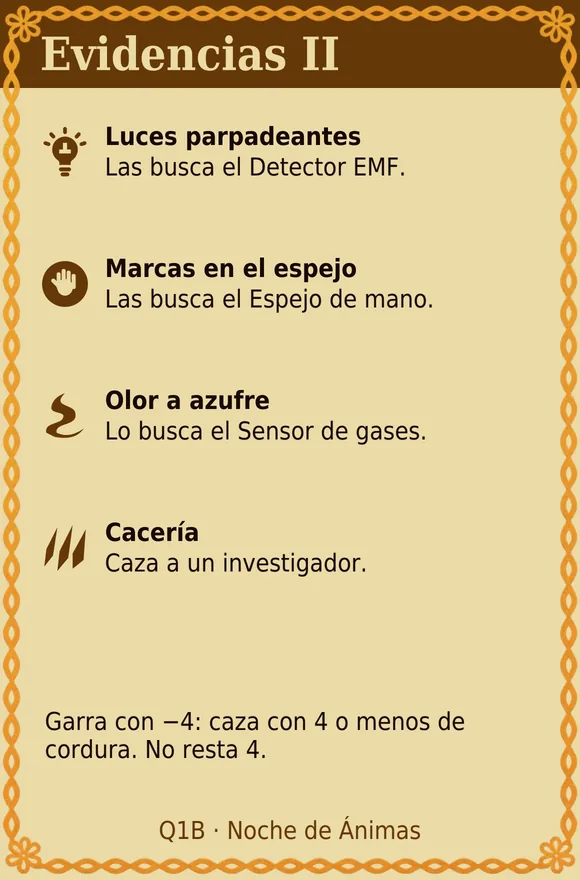
#> input picture web/miniaturas/Q1B@2x.webp, 580 x 880 px
$ python -i paleta_familia.py   (imports and definitions only)
#> lines starting #> are read from the running program, lines starting #| are printed output that depends on the picture
"""Comprueba que una ilustración respete la paleta de su familia antes de publicarla en el selector.

Mide, en la zona útil de la imagen (sin franja de título, panel de leyenda ni marco), qué
proporción de los píxeles visibles es:

  carmín  — rojo saturado (tono 345°–22°, saturación > 0,45)
  morado  — magenta y morado (270°–345°)
  frío    — verdes, petróleo y azules (70°–270°)

Los umbrales salen de medir los 21 Espantos aprobados (web/miniaturas/s01…s21) contra las
52 propuestas de Espanto del lote comparativa-01, que el autor rechazó todas. Ver
referencias/familias.md.

Uso:
  python3 .agents/skills/fabrica-cartas-animas/scripts/paleta_familia.py es_cadejo propuesta.png [más.png …]
  python3 .agents/skills/fabrica-cartas-animas/scripts/paleta_familia.py --familia espanto propuesta.png
  python3 .agents/skills/fabrica-cartas-animas/scripts/paleta_familia.py --calibrar   # vuelve a medir el canon

Devuelve código 1 si alguna imagen no pasa. Es un filtro previo: no aprueba nada.
"""
import argparse
import colorsys
import statistics
import sys
from pathlib import Path

from PIL import Image

R = Path(__file__).resolve().parents[4]

# Umbrales por familia. Solo se fijan donde el canon es homogéneo y medible.
UMBRALES = {
    # Espantos aprobados (sin s07): carmín mín. 0,29, mediana 0,75; frío máx. 0,00.
    # Propuestas rechazadas de comparativa-01: carmín mediana 0,40; frío hasta 0,59.
    # Con estos umbrales pasan los 20 aprobados y se detienen 30 de las 48 propuestas
    # rechazadas (sin Chaneque); las demás cayeron por reparto, no por color.
    "espanto": {"carmin_min": 0.28, "carmin_morado_min": 0.52, "frio_max": 0.02},
}
# Excepción documentada: s07 «Juego del monte» (Chaneque) usa selva verde y está aprobado.
EXCEPCIONES = {"es_chaneque": "El Juego del monte aprobado es verde selva; compararlo a ojo con s07."}


def _pixeles(im):
    return im.get_flattened_data() if hasattr(im, "get_flattened_data") else im.getdata()


def medir(ruta, carta_montada=False):
#> called with ruta = '../../../../web/miniaturas/Q1B@2x.webp', carta_montada = False
    im = Image.open(ruta).convert("RGB")
#> im is the input picture: PIL image 580x880 RGB; mean R, G, B 217.1, 195, 141.9
    w, h = im.size
#> w = 580; h = 880
    if carta_montada:  # miniatura del canon: quitar marco, franja y leyenda
        im = im.crop((int(w * .06), int(h * .10), int(w * .94), int(h * .80)))
    im = im.resize((120, 180))
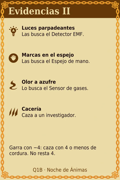
#> im: PIL image 120x180 RGB; mean R, G, B 217.1, 195, 141.9
    n = carmin = morado = frio = 0
    for r, g, b in _pixeles(im):
        t, s, v = colorsys.rgb_to_hsv(r / 255, g / 255, b / 255)
        if v < 0.12:          # negros: no cuentan para la paleta
            continue
        n += 1
        d = t * 360
        if s > 0.45 and (d >= 345 or d <= 22):
            carmin += 1
        elif s > 0.20 and 270 <= d < 345:
            morado += 1
        elif s > 0.20 and 70 <= d < 270:
            frio += 1
#> this loop made 21600 passes
#> (t, s, v, d, carmin) on pass 3392: (0.0556, 0.482, 0.22, 20, 1)
#> (r, g, b, t, s, v, d) on passes 1 to 6: (101, 56, 10, 0.0842, 0.901, 0.396, 30.33), (101, 56, 8, 0.086, 0.921, 0.396, 30.97), (101, 57, 6, 0.0895, 0.941, 0.396, 32.21), (100, 54, 6, 0.0851, 0.94, 0.392, 30.64), (100, 57, 7, 0.0896, 0.93, 0.392, 32.26), (100, 54, 6, 0.0851, 0.94, 0.392, 30.64)
#> after the loop, carmin = 2; frio = 0; morado = 0; n = 21600
    n = max(n, 1)
    return {"carmin": carmin / n, "morado": morado / n, "frio": frio / n}


# [69 lines left out: functions familia_de, juzgar, calibrar, main, not called in this run]


# [2 lines not run here, left out]

>>> result = medir('../../../../web/miniaturas/Q1B@2x.webp')
#> result = {'carmin': 9.26e-05, 'morado': 0, 'frio': 0}

$ run again, on web/miniaturas/Q5@2x.webp
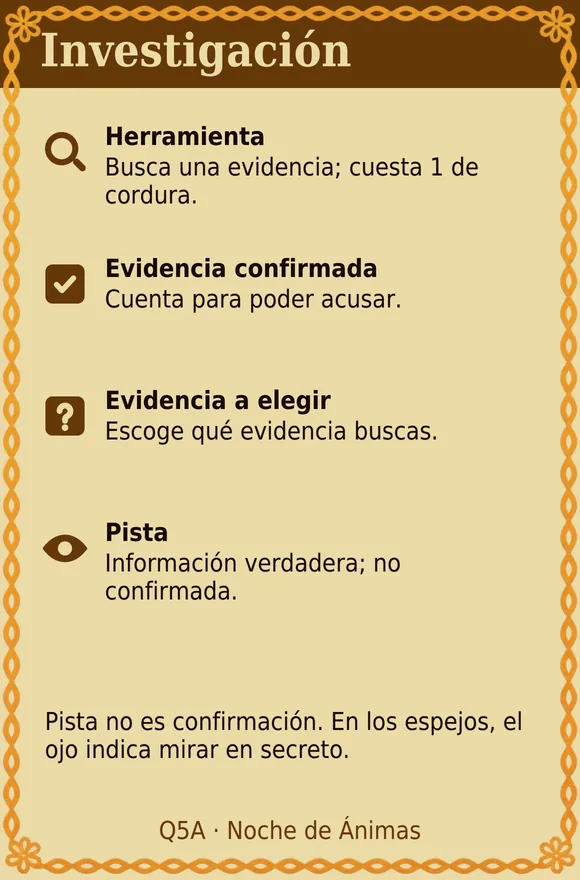
#> input picture web/miniaturas/Q5@2x.webp, 580 x 880 px
#> in medir, im is the input picture: PIL image 580x880 RGB; mean R, G, B 216, 194, 141.1
#> in medir, `im = im.resize((120, 180))`:
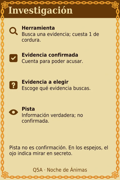
#> im: PIL image 120x180 RGB; mean R, G, B 216, 194, 141.1
#> the loop in medir, `for r, g, b in _pixeles(im):` made 21600 passes
#> (t, s, v, d, carmin) on pass 3265: (0.0533, 0.455, 0.216, 19.2, 1)
#> after the loop in medir, `for r, g, b in _pixeles(im):`: carmin = 3; frio = 0; n = 21600
#> result = {'carmin': 0.000139, 'morado': 0, 'frio': 0}

$ run again, on web/miniaturas/R01.webp
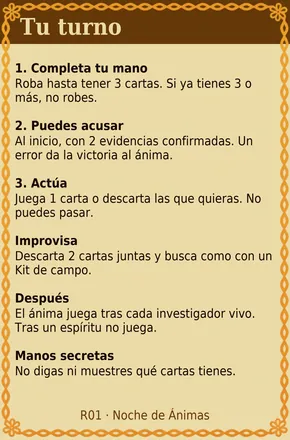
#> input picture web/miniaturas/R01.webp, 290 x 440 px
#> in medir, im is the input picture: PIL image 290x440 RGB; mean R, G, B 212.4, 190.6, 138.7
#> in medir, `im = im.resize((120, 180))`:
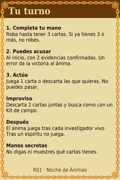
#> im: PIL image 120x180 RGB; mean R, G, B 212.4, 190.6, 138.6
#> the loop in medir, `for r, g, b in _pixeles(im):` made 21600 passes
#> (r, g, b, t, s, v, d) on passes 1 to 3: (105, 57, 2, 0.089, 0.981, 0.412, 32.04), (105, 56, 9, 0.0816, 0.914, 0.412, 29.38), (106, 54, 17, 0.0693, 0.84, 0.416, 24.94)
#> after the loop in medir, `for r, g, b in _pixeles(im):`: carmin = 4; frio = 0; n = 21599
#> result = {'carmin': 0.000185, 'morado': 0, 'frio': 0}

$ run again, on web/miniaturas/R02@2x.webp
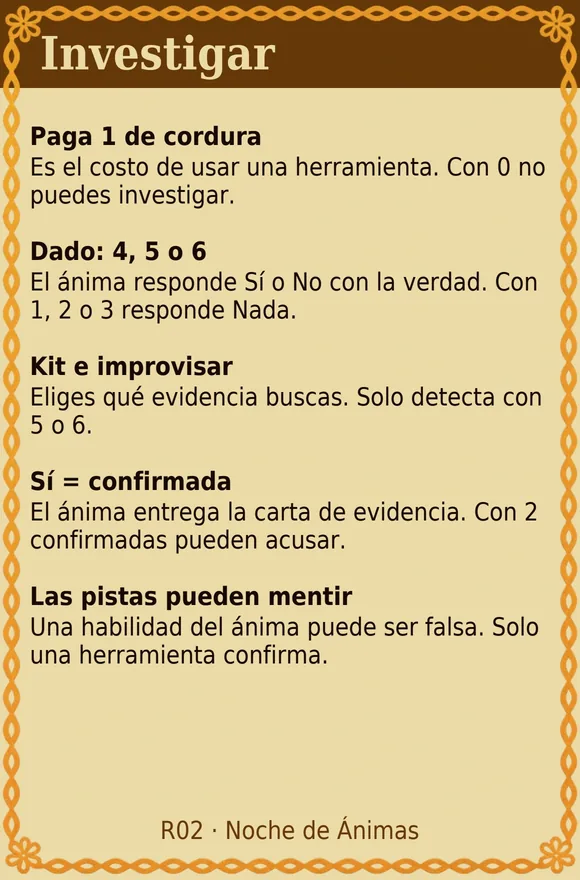
#> input picture web/miniaturas/R02@2x.webp, 580 x 880 px
#> in medir, im is the input picture: PIL image 580x880 RGB; mean R, G, B 212.8, 191, 139.2
#> in medir, `im = im.resize((120, 180))`:
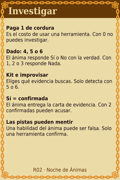
#> im: PIL image 120x180 RGB; mean R, G, B 212.8, 191, 139.2
#> the loop in medir, `for r, g, b in _pixeles(im):` made 21600 passes
#> (t, s, v, d, carmin) on pass 3143: (0.0476, 0.475, 0.231, 17.14, 1)
#> after the loop in medir, `for r, g, b in _pixeles(im):`: carmin = 6; frio = 0; n = 21599
#> result = {'carmin': 0.000278, 'morado': 0, 'frio': 0}
